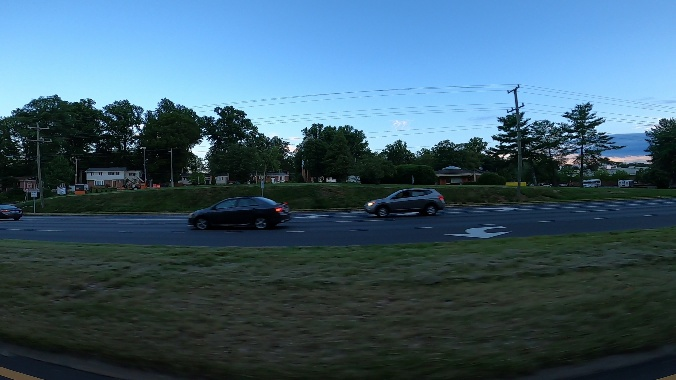
#> input picture scripts/plot/8b8c68b646bf9cfa57c87a2ba455cbd7.jpeg, 676 x 380 px
$ python plot.py
#> lines starting #> are read from the running program, lines starting #| are printed output that depends on the picture
from pathlib import Path
from typing import Literal, List

from PIL import Image
import matplotlib.pyplot as plt
import matplotlib.patches as patches

def plot(file: str, format: Literal["XY", "HW"], annotations: List[dict]):
#> called with format = 'HW'
    im = Image.open(file)
#> im is the input picture: PIL image 676x380 RGB; mean R, G, B 61.9, 91.6, 108.5
    size = im.size
#> size = (676, 380)

    print(f"width: {size[0]}  height: {size[1]}")
#| width: 676  height: 380

    # Create figure and axes
    _, ax = plt.subplots()

    # Display the image
    ax.imshow(im)

    # Create a Rectangle patch
    rect: patches.Rectangle = None
    for ann in annotations:
        if format == "XY":
            left = ann["xmin"]
            top = ann["ymin"]
            width = ann["xmax"] - ann["xmin"]
            height =ann["ymax"] - ann["ymin"]
            rect = patches.Rectangle((left, top), width, height, linewidth=1, edgecolor='r', facecolor='none')
        elif format == "HW":
            rect = patches.Rectangle((ann['left'], ann['top']), ann['width'], ann['height'], linewidth=1, edgecolor='r', facecolor='none')

        ax.add_patch(rect)

    plt.show()
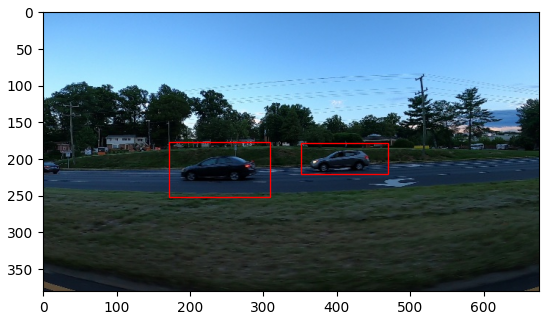
#> figure drawn by matplotlib, 1 panel

if __name__ == "__main__":
    # File after sent to backend and trained (train manifest)
    file = Path(__file__).parent / "8b8c68b646bf9cfa57c87a2ba455cbd7.jpeg"
    annotations = [{"left":171,"top":177,"width":138,"height":75},{"left":351,"top":178,"width":119,"height":42}]


    plot(file.as_posix(), 'HW', annotations)

    # File prior to sending to backend
    file = Path(__file__).parent / "8b8c68b646bf9cfa57c87a2ba455cbd7.jpeg"
    annotations = [{"xmax": 513, "xmin": 285,"ymax": 353,"ymin": 249}]

    plot(file.as_posix(), 'XY', annotations)
#| width: 676  height: 380

$ run again, with scripts/plot/b626ccaf9443c4870236ede2a8ab2d87.jpeg copied over scripts/plot/8b8c68b646bf9cfa57c87a2ba455cbd7.jpeg
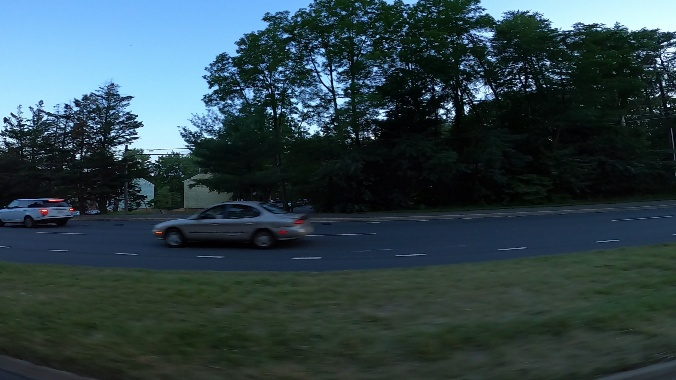
#> input picture scripts/plot/b626ccaf9443c4870236ede2a8ab2d87.jpeg, 676 x 380 px
#> in plot, im is the input picture: PIL image 676x380 RGB; mean R, G, B 47.6, 67.4, 73.7
#| width: 676  height: 380
#> in plot, `plt.show()`:
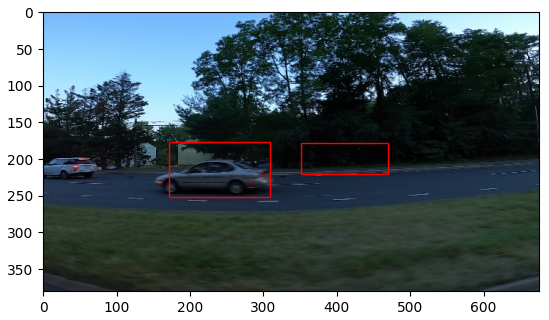
#> figure drawn by matplotlib, 1 panel
#| width: 676  height: 380
